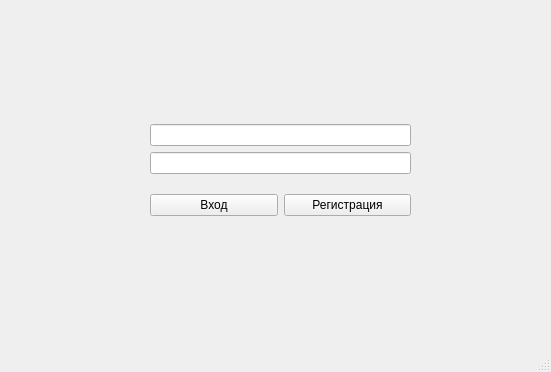
<?xml version="1.0" encoding="UTF-8"?>
<ui version="4.0">
 <class>TAuthorizationWindow</class>
 <widget class="QMainWindow" name="TAuthorizationWindow">
  <property name="geometry">
   <rect>
    <x>0</x>
    <y>0</y>
    <width>551</width>
    <height>372</height>
   </rect>
  </property>
  <property name="windowTitle">
   <string>MainWindow</string>
  </property>
  <widget class="QWidget" name="centralwidget">
   <widget class="QWidget" name="">
    <property name="geometry">
     <rect>
      <x>150</x>
      <y>110</y>
      <width>261</width>
      <height>121</height>
     </rect>
    </property>
    <layout class="QVBoxLayout" name="verticalLayout_2">
     <item>
      <layout class="QVBoxLayout" name="verticalLayout">
       <item>
        <widget class="QLineEdit" name="lineEditLogin">
         <property name="text">
          <string/>
         </property>
        </widget>
       </item>
       <item>
        <widget class="QLineEdit" name="lineEditPassword"/>
       </item>
      </layout>
     </item>
     <item>
      <layout class="QHBoxLayout" name="horizontalLayout">
       <item>
        <widget class="QPushButton" name="pushButtonAuthorization">
         <property name="text">
          <string>Вход</string>
         </property>
        </widget>
       </item>
       <item>
        <widget class="QPushButton" name="pushButtonRegistration">
         <property name="text">
          <string>Регистрация</string>
         </property>
        </widget>
       </item>
      </layout>
     </item>
    </layout>
   </widget>
  </widget>
  <widget class="QMenuBar" name="menubar">
   <property name="geometry">
    <rect>
     <x>0</x>
     <y>0</y>
     <width>551</width>
     <height>26</height>
    </rect>
   </property>
  </widget>
  <widget class="QStatusBar" name="statusbar"/>
 </widget>
 <resources/>
 <connections/>
</ui>
